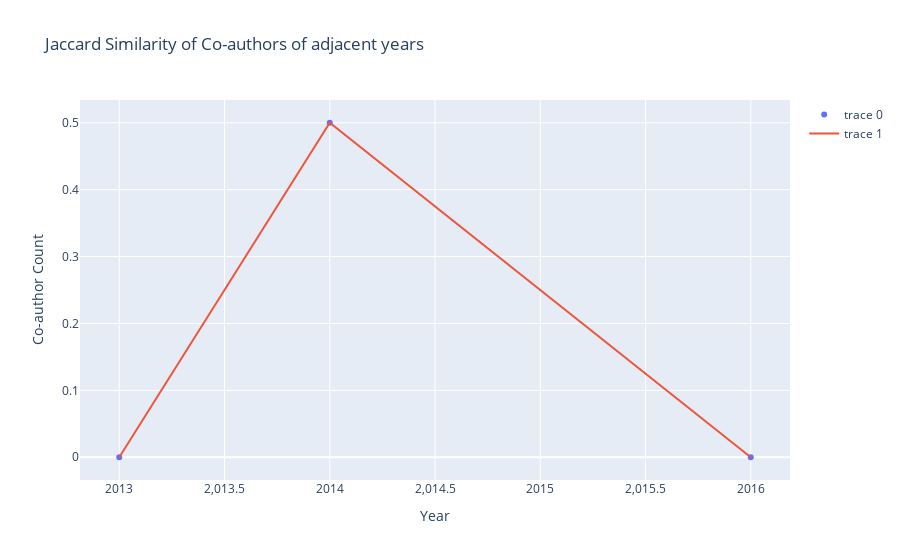

Write notebook code for a chart like this one.
### Code cell
fig1.add_trace(go.Scatter(x = arr1,y = arr2,mode='lines'))

### Figure 1 — Plotly figure (JSON) as saved in the notebook; plotly's stock layout.template omitted (floating-point values rounded to 4 significant figures)
{"data": [{"mode": "markers", "type": "scatter", "x": [2013, 2014, 2016], "y": [0, 0.5, 0]}, {"mode": "lines", "type": "scatter", "x": [2013, 2014, 2016], "y": [0, 0.5, 0]}], "layout": {"title": {"text": "Jaccard Similarity of Co-authors of adjacent years"}, "xaxis": {"title": {"text": "Year"}}, "yaxis": {"title": {"text": "Co-author Count"}}}}
